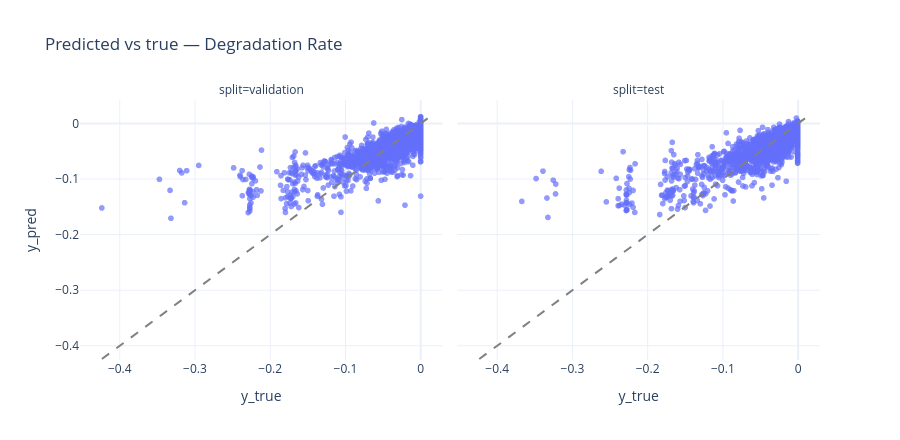

Source (notebook cell):
### Markdown cell above
### Predicted vs true (validation + test)

`waypoint finetune` also writes per-sample predictions next to each metrics JSON — `validation_predictions.csv` and `test_predictions.csv`. Points on the y=x line are perfect predictions; the tighter the cloud hugs it, the better the head fits.

### Code cell
target = TASK["target"]
frames = []
for split_name in ("validation", "test"):
    csv_path = PATHS["ft_dir"] / f"{split_name}_predictions.csv"
    if not csv_path.exists():
        print(f"⚠ Missing {csv_path.name} — rerun section 2 with USE_CACHE=False on a fine-tune newer than the predictions feature.")
        continue
    dfp = pd.read_csv(csv_path)
    frames.append(pd.DataFrame({
        "y_true": dfp[f"y_true_{target}"],
        "y_pred": dfp[f"y_pred_{target}"],
        "split":  split_name,
    }))

if frames:
    pred_df = pd.concat(frames, ignore_index=True)
    lo = float(pred_df[["y_true", "y_pred"]].min().min())
    hi = float(pred_df[["y_true", "y_pred"]].max().max())
    fig = px.scatter(pred_df, x="y_true", y="y_pred", facet_col="split",
                     opacity=0.7, title=f"Predicted vs true — {target}",
                     template="plotly_white")
    for i in range(1, pred_df["split"].nunique() + 1):
        fig.add_shape(type="line", x0=lo, x1=hi, y0=lo, y1=hi,
                      line=dict(dash="dash", color="gray"), row=1, col=i)
    fig.update_layout(height=440)
    fig.show()

### Figure 1 — Plotly figure (JSON) as saved in the notebook; plotly's stock layout.template omitted (floating-point values rounded to 4 significant figures; data arrays with more than 128 entries replaced by an {"elided": "..."} marker saying what was removed)
{"data": [{"hovertemplate": "split=validation<br>y_true=%{x}<br>y_pred=%{y}<extra></extra>", "legendgroup": "", "marker": {"color": "#636efa", "opacity": 0.7, "symbol": "circle"}, "mode": "markers", "name": "", "showlegend": false, "type": "scattergl", "x": {"elided": "2313 float values"}, "xaxis": "x", "y": {"elided": "2313 float values"}, "yaxis": "y"}, {"hovertemplate": "split=test<br>y_true=%{x}<br>y_pred=%{y}<extra></extra>", "legendgroup": "", "marker": {"color": "#636efa", "opacity": 0.7, "symbol": "circle"}, "mode": "markers", "name": "", "showlegend": false, "type": "scattergl", "x": {"elided": "2313 float values"}, "xaxis": "x2", "y": {"elided": "2313 float values"}, "yaxis": "y2"}], "layout": {"annotations": [{"font": {}, "showarrow": false, "text": "split=validation", "x": 0.245, "xanchor": "center", "xref": "paper", "y": 1, "yanchor": "bottom", "yref": "paper"}, {"font": {}, "showarrow": false, "text": "split=test", "x": 0.755, "xanchor": "center", "xref": "paper", "y": 1, "yanchor": "bottom", "yref": "paper"}], "height": 440, "legend": {"tracegroupgap": 0}, "shapes": [{"line": {"color": "gray", "dash": "dash"}, "type": "line", "x0": -0.4238, "x1": 0.012, "xref": "x", "y0": -0.4238, "y1": 0.012, "yref": "y"}, {"line": {"color": "gray", "dash": "dash"}, "type": "line", "x0": -0.4238, "x1": 0.012, "xref": "x2", "y0": -0.4238, "y1": 0.012, "yref": "y2"}], "title": {"text": "Predicted vs true — Degradation Rate"}, "xaxis": {"anchor": "y", "domain": [0, 0.49], "title": {"text": "y_true"}}, "xaxis2": {"anchor": "y2", "domain": [0.51, 1], "matches": "x", "title": {"text": "y_true"}}, "yaxis": {"anchor": "x", "domain": [0, 1], "title": {"text": "y_pred"}}, "yaxis2": {"anchor": "x2", "domain": [0, 1], "matches": "y", "showticklabels": false}}}
